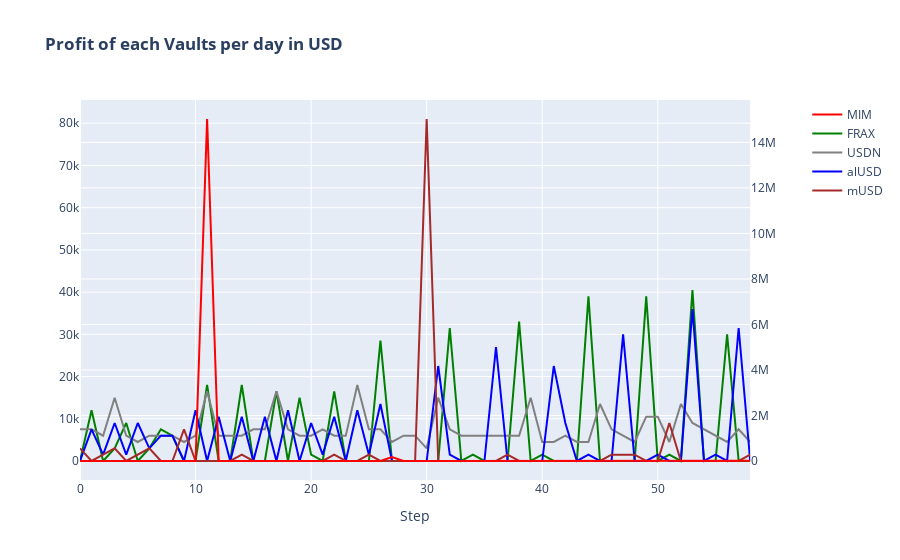

Write notebook code for a chart like this one.
### Code cell
fig = make_subplots(subplot_titles=('' ), specs=[[{"secondary_y": True}]])

#fig.add_trace(go.Scatter(x=k, y=profit_fund1, line=dict(color='red'), name='USDP  Total'), secondary_y=False)
fig.add_trace(go.Scatter(x=k, y=profit1, line=dict(color='red'), name='MIM'), secondary_y=True)
fig.add_trace(go.Scatter(x=k, y=profit2, line=dict(color='green'), name='FRAX'), secondary_y=False)
fig.add_trace(go.Scatter(x=k, y=profit3, line=dict(color='grey'), name='USDN'), secondary_y=False)
#fig.add_trace(go.Scatter(x=k, y=profit_fund4, line=dict(color='blue'), name='sUSD  Total'), secondary_y=False)
fig.add_trace(go.Scatter(x=k, y=profit4, line=dict(color='blue'), name='alUSD'), secondary_y=False)
fig.add_trace(go.Scatter(x=k, y=profit5, line=dict(color='brown'), name='mUSD'), secondary_y=False)

fig.update_layout(title_text='<b>Profit of each Vaults per day in USD </b>')
fig.update_xaxes(title_text='Step')
fig.show()

### Figure 1 — Plotly figure (JSON) as saved in the notebook; plotly's stock layout.template omitted (floating-point values rounded to 4 significant figures)
{"data": [{"line": {"color": "red"}, "name": "MIM", "type": "scatter", "x": [0, 1, 2, 3, 4, 5, 6, 7, 8, 9, 10, 11, 12, 13, 14, 15, 16, 17, 18, 19, 20, 21, 22, 23, 24, 25, 26, 27, 28, 29, 30, 31, 32, 33, 34, 35, 36, 37, 38, 39, 40, 41, 42, 43, 44, 45, 46, 47, 48, 49, 50, 51, 52, 53, 54, 55, 56, 57, 58], "xaxis": "x", "y": [0, 0, 0, 0, 0, 0, 0, 0, 0, 0, 0, 15028500, 0, 0, 0, 0, 1500.0, 0, 0, 18000.0, 1500.0, 0, 15000.0, 0, 1500.0, 0, 0, 169500.0, 1500.0, 0, 0, 0, 10500.0, 6000.0, 10500.0, 1500.0, 9000.0, 7500.0, 9000.0, 7500.0, 0, 9000.0, 13500.0, 0, 10500.0, 12000.0, 12000.0, 10500.0, 16500.0, 7500.0, 15000.0, 15000.0, 9000.0, 12000.0, 10500.0, 10500.0, 9000.0, 12000.0, 9000.0], "yaxis": "y2"}, {"line": {"color": "green"}, "name": "FRAX", "type": "scatter", "x": [0, 1, 2, 3, 4, 5, 6, 7, 8, 9, 10, 11, 12, 13, 14, 15, 16, 17, 18, 19, 20, 21, 22, 23, 24, 25, 26, 27, 28, 29, 30, 31, 32, 33, 34, 35, 36, 37, 38, 39, 40, 41, 42, 43, 44, 45, 46, 47, 48, 49, 50, 51, 52, 53, 54, 55, 56, 57, 58], "xaxis": "x", "y": [0, 12000.0, 0, 3000.0, 9000.0, 0, 3000.0, 7500.0, 6000.0, 0, 0, 18000.0, 0, 0, 18000.0, 0, 0, 16500.0, 0, 15000.0, 1500.0, 0, 16500.0, 0, 0, 0, 28500.0, 0, 0, 0, 0, 0, 31500.0, 0, 1500.0, 0, 0, 0, 33000.0, 0, 1500.0, 0, 0, 0, 39000.0, 0, 0, 0, 0, 39000.0, 0, 1500.0, 0, 40500.0, 0, 0, 30000.0, 0, 0], "yaxis": "y"}, {"line": {"color": "grey"}, "name": "USDN", "type": "scatter", "x": [0, 1, 2, 3, 4, 5, 6, 7, 8, 9, 10, 11, 12, 13, 14, 15, 16, 17, 18, 19, 20, 21, 22, 23, 24, 25, 26, 27, 28, 29, 30, 31, 32, 33, 34, 35, 36, 37, 38, 39, 40, 41, 42, 43, 44, 45, 46, 47, 48, 49, 50, 51, 52, 53, 54, 55, 56, 57, 58], "xaxis": "x", "y": [7500.0, 7500.0, 6000.0, 15000.0, 6000.0, 4500.0, 6000.0, 6000.0, 6000.0, 4500.0, 6000.0, 16500.0, 6000.0, 6000.0, 6000.0, 7500.0, 7500.0, 16500.0, 7500.0, 6000.0, 6000.0, 7500.0, 6000.0, 6000.0, 18000.0, 7500.0, 7500.0, 4500.0, 6000.0, 6000.0, 3000.0, 15000.0, 7500.0, 6000.0, 6000.0, 6000.0, 6000.0, 6000.0, 6000.0, 15000.0, 4500.0, 4500.0, 6000.0, 4500.0, 4500.0, 13500.0, 7500.0, 6000.0, 4500.0, 10500.0, 10500.0, 4500.0, 13500.0, 9000.0, 7500.0, 6000.0, 4500.0, 7500.0, 4500.0], "yaxis": "y"}, {"line": {"color": "blue"}, "name": "alUSD", "type": "scatter", "x": [0, 1, 2, 3, 4, 5, 6, 7, 8, 9, 10, 11, 12, 13, 14, 15, 16, 17, 18, 19, 20, 21, 22, 23, 24, 25, 26, 27, 28, 29, 30, 31, 32, 33, 34, 35, 36, 37, 38, 39, 40, 41, 42, 43, 44, 45, 46, 47, 48, 49, 50, 51, 52, 53, 54, 55, 56, 57, 58], "xaxis": "x", "y": [0, 7500.0, 1500.0, 9000.0, 1500.0, 9000.0, 3000.0, 6000.0, 6000.0, 0, 12000.0, 0, 10500.0, 0, 10500.0, 0, 10500.0, 0, 12000.0, 0, 9000.0, 1500.0, 10500.0, 0, 12000.0, 1500.0, 13500.0, 0, 0, 0, 0, 22500.0, 1500.0, 0, 0, 0, 27000.0, 0, 0, 0, 0, 22500.0, 9000.0, 0, 1500.0, 0, 0, 30000.0, 0, 0, 1500.0, 0, 0, 36000.0, 0, 1500.0, 0, 31500.0, 0], "yaxis": "y"}, {"line": {"color": "brown"}, "name": "mUSD", "type": "scatter", "x": [0, 1, 2, 3, 4, 5, 6, 7, 8, 9, 10, 11, 12, 13, 14, 15, 16, 17, 18, 19, 20, 21, 22, 23, 24, 25, 26, 27, 28, 29, 30, 31, 32, 33, 34, 35, 36, 37, 38, 39, 40, 41, 42, 43, 44, 45, 46, 47, 48, 49, 50, 51, 52, 53, 54, 55, 56, 57, 58], "xaxis": "x", "y": [3000.0, 0, 1500.0, 3000.0, 0, 1500.0, 3000.0, 0, 0, 7500.0, 0, 0, 0, 0, 1500.0, 0, 0, 0, 0, 0, 0, 0, 1500.0, 0, 0, 1500.0, 0, 0, 0, 0, 81000.0, 0, 0, 0, 0, 0, 0, 1500.0, 0, 0, 0, 0, 0, 0, 0, 0, 1500.0, 1500.0, 1500.0, 0, 0, 9000.0, 0, 0, 0, 0, 0, 0, 1500.0], "yaxis": "y"}], "layout": {"title": {"text": "<b>Profit of each Vaults per day in USD </b>"}, "xaxis": {"anchor": "y", "domain": [0, 0.94], "title": {"text": "Step"}}, "yaxis": {"anchor": "x", "domain": [0, 1]}, "yaxis2": {"anchor": "x", "overlaying": "y", "side": "right"}}}
